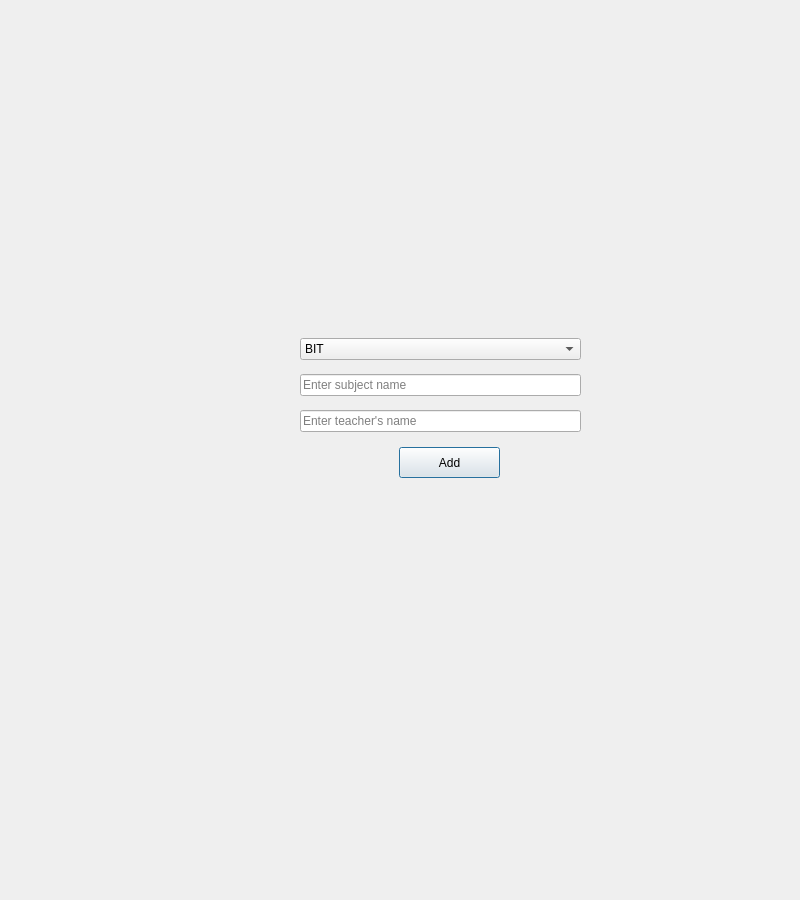
<?xml version="1.0" encoding="UTF-8"?>
<ui version="4.0">
 <class>bookClassroom</class>
 <widget class="QDialog" name="bookClassroom">
  <property name="geometry">
   <rect>
    <x>0</x>
    <y>0</y>
    <width>800</width>
    <height>900</height>
   </rect>
  </property>
  <property name="windowTitle">
   <string>Dialog</string>
  </property>
  <widget class="QWidget" name="layoutWidget">
   <property name="geometry">
    <rect>
     <x>300</x>
     <y>330</y>
     <width>281</width>
     <height>111</height>
    </rect>
   </property>
   <layout class="QVBoxLayout" name="verticalLayout">
    <item>
     <widget class="QComboBox" name="comboBoxStream">
      <property name="currentText">
       <string>BIT</string>
      </property>
      <item>
       <property name="text">
        <string>BIT</string>
       </property>
      </item>
      <item>
       <property name="text">
        <string>CEI_I</string>
       </property>
      </item>
      <item>
       <property name="text">
        <string>CEI_II</string>
       </property>
      </item>
     </widget>
    </item>
    <item>
     <widget class="QLineEdit" name="lineEditsname">
      <property name="placeholderText">
       <string>Enter subject name</string>
      </property>
     </widget>
    </item>
    <item>
     <widget class="QLineEdit" name="lineEdittname">
      <property name="placeholderText">
       <string>Enter teacher's name</string>
      </property>
     </widget>
    </item>
   </layout>
  </widget>
  <widget class="QPushButton" name="pushButtonAdd">
   <property name="geometry">
    <rect>
     <x>399</x>
     <y>447</y>
     <width>101</width>
     <height>31</height>
    </rect>
   </property>
   <property name="text">
    <string>Add</string>
   </property>
  </widget>
 </widget>
 <resources/>
 <connections/>
</ui>
